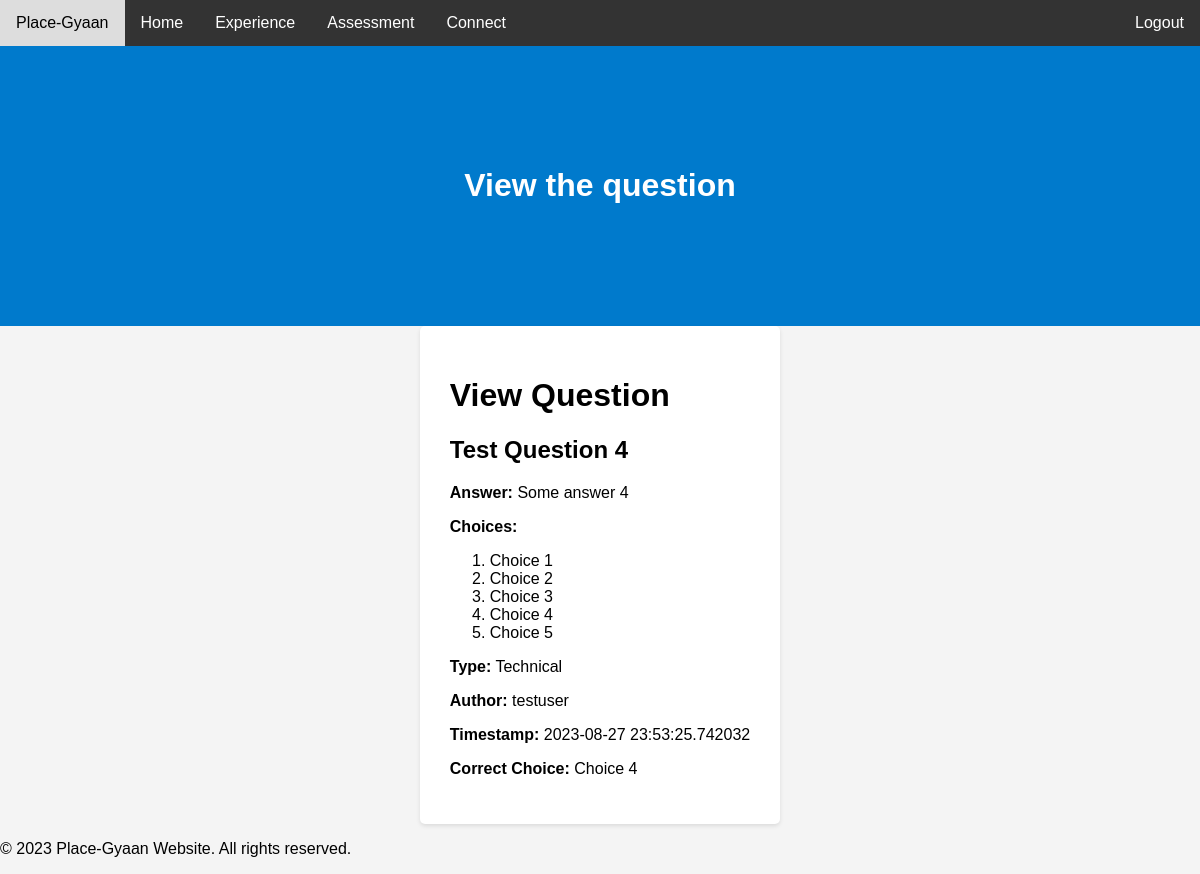
Screenshot of /view_question/5 (signed in) with the database file from the repository.
### main/models.py (models this page shows)
class Question(Base):
	__tablename__='Question'
	id = Column(Integer, primary_key=True,autoincrement=True)
	question = Column(String(255), unique=True, nullable=False)
	answer = Column(Integer, nullable=False)
	choices = Column(String(255), nullable=False)
	type = Column(String(80), nullable=False)
	auth_id = Column(Integer, ForeignKey('User.id'), nullable=False)
	timestamp = Column(String(80), nullable=False)
	correct_choice = Column(String(80))

class User(Base, UserMixin):
    __tablename__ = 'User'
    id = Column(Integer, primary_key=True,autoincrement=True)
    email = Column(String(255), unique=True)
    username = Column(String(255), unique=False, nullable=True)
    password = Column(String(255), nullable=False)
    active = Column(Boolean())
    fs_uniquifier = Column(String(64), unique=True, nullable=False)
    attributes=Column(MutableList.as_mutable(AsaList()),nullable=False)
    roles = relationship('Role', secondary='RolesUsers',
                         backref=backref('Users', lazy='dynamic'))

### main/controllers.py (the view)
@app.route('/view_question/<int:question_id>')
@auth_required()
def view_question(question_id):
    question = Question.query.get(question_id)
    user=User.query.filter_by(id=question.auth_id).first()
    return render_template('view_question.html', question=question,username=user.username)

### main/templates/view_question.html (shortened to what this page needs)
{% extends "whole.html" %}
{% block welcome %}
<div class="header">
        <h1>View the question</h1>
    </div>
{% endblock %}
{% block content %}
<div class="question-id-container">
    <h1>View Question</h1>
    <h2>{{ question.question }}</h2>
    <p><strong>Answer:</strong> {{ question.answer }}</p>
    <strong>Choices:</strong>
    <ol>
    {% for choice in question.choices.split(",") %}
        <li> {{ choice }}</li>
    {% endfor %}
    </ol>
    <p><strong>Type:</strong> {{ question.type }}</p>
    <p><strong>Author:</strong> {{ username }}</p>
    <p><strong>Timestamp:</strong> {{ question.timestamp }}</p>
    <p><strong>Correct Choice:</strong> {{ question.correct_choice or "Not specified" }}</p>
</div>
{% endblock %}

### main/templates/view_question.html (style rules this page uses)
.question-id-container { max-width: 800px; margin: 0 auto; padding: 30px; background-color: #fff; border-radius: 5px; box-shadow: 0 2px 4px rgba(0, 0, 0, 0.1); }

### main/templates/whole.html (style rules this page uses)
body { font-family: Arial, sans-serif; margin: 0; padding: 0; background-color: #f4f4f4; }
.header { text-align: center; padding: 100px; background-color: #007ACC; }
.header h1 { color: white; }

### rows the page displays
Question: question "Test Question 4", answer "Some answer 4", type "Technical", timestamp "2023-08-27 23:53:25.742032", correct_choice "Choice 4"
User: username "testuser"

### other values shown
{{ choice }} "Choice 1" "Choice 2" "Choice 3" "Choice 4" "Choice 5"
